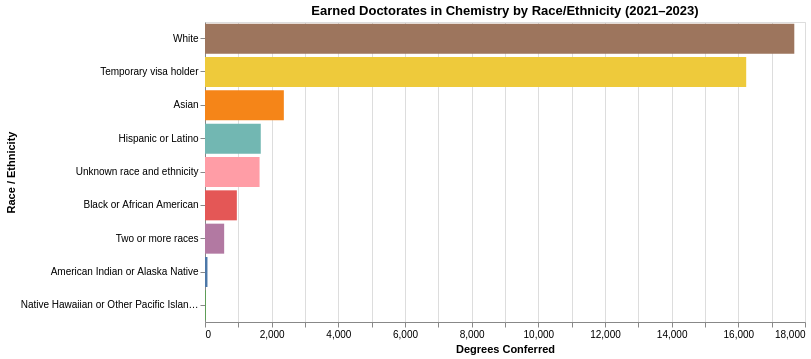

Notebook cell for this chart:
### Markdown cell above
<div class="text-box">
    
## Earned Doctorates in Chemistry by Race/Ethnicity

### Code cell
#| code-fold: true

majors = ['40.05 - Chemistry.']


filtered_df = df[
    (df["Major"].isin(majors))
]

grouped_df = (
    filtered_df.groupby("Race and Ethnicity")["Awards/Degrees Conferred"]
    .sum()
    .reset_index()
)


chart = (
    alt.Chart(grouped_df)
    .mark_bar()
    .encode(
        x=alt.X("Awards/Degrees Conferred:Q", title="Degrees Conferred"),
        y=alt.Y("Race and Ethnicity:N", sort="-x", title="Race / Ethnicity"),
        color=alt.Color("Race and Ethnicity:N", legend=None),
        tooltip=["Race and Ethnicity:N", "Awards/Degrees Conferred:Q"]
    )
    .properties(
        title="Earned Doctorates in Chemistry by Race/Ethnicity (2021–2023)",
        width=600,
        height=300
    )
)

chart

### Figure 1 — Vega-Lite specification as saved in the notebook (floating-point values rounded to 4 significant figures)
{"config": {"view": {"continuousWidth": 300, "continuousHeight": 300}}, "data": {"name": "data-9f8544e4ef92aacbd9c4862347c37944"}, "mark": {"type": "bar"}, "encoding": {"color": {"field": "Race and Ethnicity", "legend": null, "type": "nominal"}, "tooltip": [{"field": "Race and Ethnicity", "type": "nominal"}, {"field": "Awards/Degrees Conferred", "type": "quantitative"}], "x": {"field": "Awards/Degrees Conferred", "title": "Degrees Conferred", "type": "quantitative"}, "y": {"field": "Race and Ethnicity", "sort": "-x", "title": "Race / Ethnicity", "type": "nominal"}}, "height": 300, "title": "Earned Doctorates in Chemistry by Race/Ethnicity (2021–2023)", "width": 600, "$schema": "https://vega.github.io/schema/vega-lite/v5.14.1.json", "datasets": {"data-9f8544e4ef92aacbd9c4862347c37944": [{"Race and Ethnicity": "American Indian or Alaska Native", "Awards/Degrees Conferred": 74}, {"Race and Ethnicity": "Asian", "Awards/Degrees Conferred": 2365}, {"Race and Ethnicity": "Black or African American", "Awards/Degrees Conferred": 955}, {"Race and Ethnicity": "Hispanic or Latino", "Awards/Degrees Conferred": 1673}, {"Race and Ethnicity": "Native Hawaiian or Other Pacific Islander", "Awards/Degrees Conferred": 24}, {"Race and Ethnicity": "Temporary visa holder", "Awards/Degrees Conferred": 16236}, {"Race and Ethnicity": "Two or more races", "Awards/Degrees Conferred": 575}, {"Race and Ethnicity": "Unknown race and ethnicity", "Awards/Degrees Conferred": 1637}, {"Race and Ethnicity": "White", "Awards/Degrees Conferred": 17679}]}}
